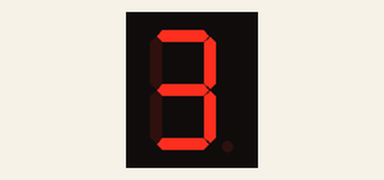
Recording of a sketch running on a simulated Arduino Uno, built with avr-gcc and run on an emulated ATmega328P. Shown: 1-digit seven-segment display. Wiring (inferred from the names in the program): 1-digit 7-segment display, segments lit when HIGH: segments pin 9, pin 10, pin 8, pin 7, pin 6, pin 11, pin 12. The local clock reads 2024-03-15 10:24:30 at power-on unless the sketch sets it; the segment pins are drawn as the display they are named for.

Above: at 0.3 s.
At 20.3 s:
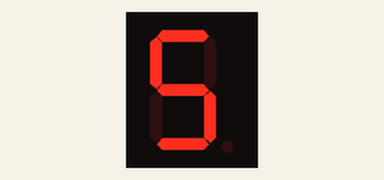
At 30.3 s:
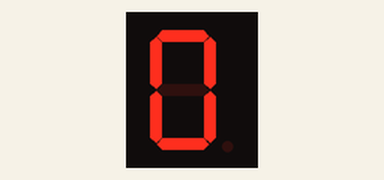
At 40.3 s:
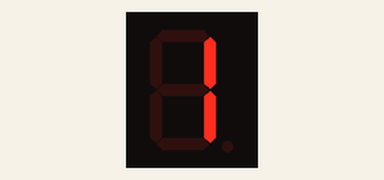
At 70.4 s:
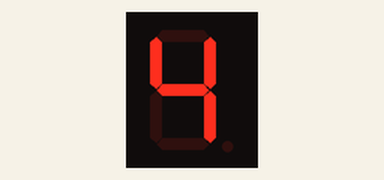
At 110.4 s:
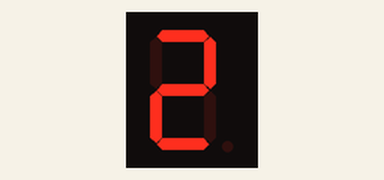

The sketch:

second_counter2SevenSegment.ino
```cpp
#include <Wire.h>
#include <TimeLib.h>
#include <DS1307RTC.h>

int a = 9;
int b = 10;
int c = 8;
int d = 7;
int e = 6;
int f = 11;
int g = 12;

void setup() {
  Serial.begin(9600);
  while (!Serial) ; // wait for serial
  delay(200);

  pinMode(a,OUTPUT);
  pinMode(b,OUTPUT);
  pinMode(c,OUTPUT);
  pinMode(d,OUTPUT);
  pinMode(e,OUTPUT);
  pinMode(f,OUTPUT);
  pinMode(g,OUTPUT);
}

void loop() {
  tmElements_t tm;

  if (RTC.read(tm)) {
    printer(tm);
  } else {
    if (RTC.chipPresent()) {
      Serial.println("The DS1307 is stopped.  Please run the SetTime");
      Serial.println("example to initialize the time and begin running.");
      Serial.println();
    } else {
      Serial.println("DS1307 read error!  Please check the circuitry.");
      Serial.println();
    }
    delay(9000);
  }
  delay(1000);
}

void printer(tmElements_t _time){
  digitIdentifier((_time.Second/10)%10);
  //digitIdentifier(_time.Second%10);
}

void digitIdentifier(int number){
  switch(number) {
    case 1:
        one(a,b,c,d,e,f,g);
        break;
    case 2:
        two(a,b,c,d,e,f,g);
        break;
    case 3:
        three(a,b,c,d,e,f,g);
        break;
    case 4:
        four(a,b,c,d,e,f,g);
        break;
    case 5:
        five(a,b,c,d,e,f,g);
        break;
    case 6:
        six(a,b,c,d,e,f,g);
        break;
    case 7:
        seven(a,b,c,d,e,f,g);
        break;
    case 8:
        eight(a,b,c,d,e,f,g);
        break;
    case 9:
        nine(a,b,c,d,e,f,g);
        break;
    case 0:
        zero(a,b,c,d,e,f,g);
        break;
  }
}

void zero(int a_block, int b_block, int c_block, int d_block, int e_block, int f_block, int g_block){
  digitalWrite(a_block,HIGH);
  digitalWrite(b_block,HIGH);
  digitalWrite(c_block,HIGH);
  digitalWrite(d_block,HIGH);
  digitalWrite(e_block,HIGH);
  digitalWrite(f_block,HIGH);
  digitalWrite(g_block,LOW);
}

void one(int a_block, int b_block, int c_block, int d_block, int e_block, int f_block, int g_block){
  digitalWrite(a_block,LOW);
  digitalWrite(b_block,HIGH);
  digitalWrite(c_block,HIGH);
  digitalWrite(d_block,LOW);
  digitalWrite(e_block,LOW);
  digitalWrite(f_block,LOW);
  digitalWrite(g_block,LOW);
}

void two(int a_block, int b_block, int c_block, int d_block, int e_block, int f_block, int g_block){
  digitalWrite(a_block,HIGH);
  digitalWrite(b_block,HIGH);
  digitalWrite(c_block,LOW);
  digitalWrite(d_block,HIGH);
  digitalWrite(e_block,HIGH);
  digitalWrite(f_block,LOW);
  digitalWrite(g_block,HIGH);
}

void three(int a_block, int b_block, int c_block, int d_block, int e_block, int f_block, int g_block){
  digitalWrite(a_block,HIGH);
  digitalWrite(b_block,HIGH);
  digitalWrite(c_block,HIGH);
  digitalWrite(d_block,HIGH);
  digitalWrite(e_block,LOW);
  digitalWrite(f_block,LOW);
  digitalWrite(g_block,HIGH);
}

void four(int a_block, int b_block, int c_block, int d_block, int e_block, int f_block, int g_block){
  digitalWrite(a_block,LOW);
  digitalWrite(b_block,HIGH);
  digitalWrite(c_block,HIGH);
  digitalWrite(d_block,LOW);
  digitalWrite(e_block,LOW);
  digitalWrite(f_block,HIGH);
  digitalWrite(g_block,HIGH);
}

void five(int a_block, int b_block, int c_block, int d_block, int e_block, int f_block, int g_block){
  digitalWrite(a_block,HIGH);
  digitalWrite(b_block,LOW);
  digitalWrite(c_block,HIGH);
  digitalWrite(d_block,HIGH);
  digitalWrite(e_block,LOW);
  digitalWrite(f_block,HIGH);
  digitalWrite(g_block,HIGH);
}

void six(int a_block, int b_block, int c_block, int d_block, int e_block, int f_block, int g_block){
  digitalWrite(a_block,HIGH);
  digitalWrite(b_block,LOW);
  digitalWrite(c_block,HIGH);
  digitalWrite(d_block,HIGH);
  digitalWrite(e_block,HIGH);
  digitalWrite(f_block,HIGH);
  digitalWrite(g_block,HIGH);
}

void seven(int a_block, int b_block, int c_block, int d_block, int e_block, int f_block, int g_block){
  digitalWrite(a_block,HIGH);
  digitalWrite(b_block,HIGH);
  digitalWrite(c_block,HIGH);
  digitalWrite(d_block,LOW);
  digitalWrite(e_block,LOW);
  digitalWrite(f_block,LOW);
  digitalWrite(g_block,LOW);
}

void eight(int a_block, int b_block, int c_block, int d_block, int e_block, int f_block, int g_block){
  digitalWrite(a_block,HIGH);
  digitalWrite(b_block,HIGH);
  digitalWrite(c_block,HIGH);
  digitalWrite(d_block,HIGH);
  digitalWrite(e_block,HIGH);
  digitalWrite(f_block,HIGH);
  digitalWrite(g_block,HIGH);
}


void nine(int a_block, int b_block, int c_block, int d_block, int e_block, int f_block, int g_block){
  digitalWrite(a_block,HIGH);
  digitalWrite(b_block,HIGH);
  digitalWrite(c_block,HIGH);
  digitalWrite(d_block,HIGH);
  digitalWrite(e_block,LOW);
  digitalWrite(f_block,HIGH);
  digitalWrite(g_block,HIGH);
}
```

Measured:
- what the display in image 0 shows lasts 10.0 s, from 0.2 s to 10.2 s
